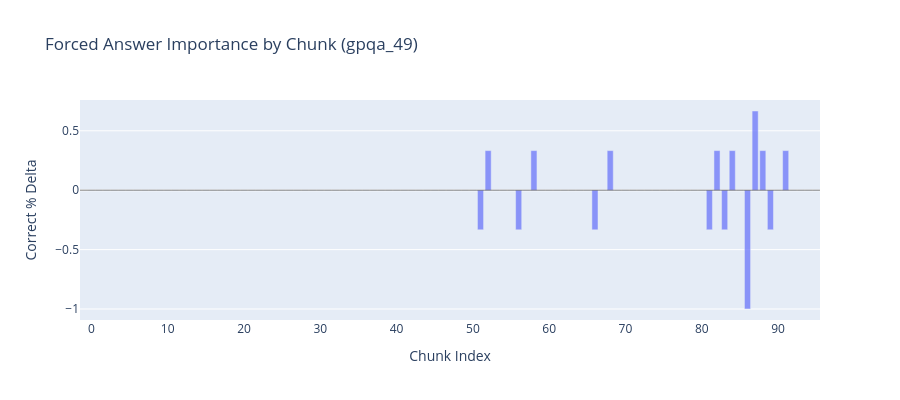

Notebook code cell kept with this figure:
### Code cell
plot_forced_answer_importance(gpqa_49)

### Figure 1 — Plotly figure (JSON) as saved in the notebook; plotly's stock layout.template omitted (floating-point values rounded to 4 significant figures)
{"data": [{"customdata": ["(no prefill)", "tegral over a loop momentum, which introduces a factor of typically (momentum-scale)^dimensionality.", " coupling constants can give a clue. The given expression has α (which is a fine-structure constant?", "actions.\n\nBut how do loops factor in? The number of loops is related to the topology of the diagram.", " number of factors involving the coupling constants and the momenta in the denominator or numerator?", "upling, but in the case of quantum electrodynamics, α is indeed the dimensionless coupling constant.", "^{-epsilon} (or similar) depending on the dimension where ε is the parameter away from 4 dimensions.", "^2 coming from loop integrals.\n\nWait, perhaps each loop would contribute a factor of 1/(4π)^2 in 4D.", "or related to the 'volume' of momentum space integral, but since it's divergent, people regulate it.", "4π)^((something per loop) times loops). Wait, 1/(4π)^2 per loop would give 1/(4π)^6 for three loops?", " and g^2. The power of the coupling constants would depend on the number of vertices in the diagram.", "erent.\n\nWait, in QED, each vertex is order e^2 (since the electron-photon vertex is ∝ α = e^2/(4π)).", "diagrams between the number of loops, the number of vertices (V), and the number of propagators (P).", "s) is equal to the number of internal lines minus (number of vertices -1). Wait, but more precisely:", "nes) - (number of vertices -1).\n\nHence,\n\nL = (Pi) - V + 1,\n\nwhere Pi = internal lines, V = vertices.", "tion term e \\bar{\\psi} γ^μ A_μ ψ, which gives a vertex with three legs (electron, photon, electron).", "ree vertices contributing α and two vertices contributing g² (total vertices of two different types?", "les, say fermion, photon, and scalar (if the couplings involve both vector and scalar interactions).", "QED-like vertices (3 legs) and those with g correspond to, say, Yukawa interaction vertices (4 legs:", " 1/(4π)^2, then 3 loops would give three factors of 1/(4π)^2 multiplied, so (1/(4π)^2)^3 = 1/(4π)^6.", "^{-ε} (with ε=4-D), so in 4 dimensions, it could be a factor of some Gamma functions times 1/(4π)^2?", "nvolving things like ln(Q/M), where Q is typical momentum of the process, and M is the cutoff scale.", "ch loop introduces a factor of something proportional to 1/(Q/M)^{something}, but here it's (Q/M)^2.", " 2E,\n\nwhere L is the number of loops and E is the number of external legs (photon legs for example).", " the external momentum Q is in the argument, but we might need to assume a specific type of diagram.", "omplicating.\n\nAlternatively, the standard formula in four dimensions for the degree of divergence is", " scales as 4 dimensions per loop). Each loop momentum appears in propagators and vertices and so on.", "h propagator is ~1/p²), and numerators from vertices might contribute, but in scalar QFT they don't.", "nus 2P (since each propagator is 1/k^2, so contributes -2 to the momentum dimension per propagator).", "tude from propagators and vertices).\n\nWait, in φ^4 theory, each vertex contributes 0 mass dimension?", "(since each internal line is associated with a propagator ~1/k², so contributes a -2 per propagator?", "tes +4.\n\nThus,\n\nD = 4L - 2P,\n\nwhere P is the number of internal lines.\n\nWait, yes, this seems right.", "gence D =2. Because when you regulate divergent diagrams, you can often write the amplitude as (Q^D.", "stitute back into D,\n\nD = D = 4L - 2P = (4P -4V +4) - 2P = 2P -4V +4,\n\nHmm, not sure, but since D=2,", "s = P + E.\n\nEach vertex has a certain number of legs. Let's say each of the V vertices has v_i legs.", "h contributes 3 legs, and those from g are four-leg (like scalar vertices), each contributes 4 legs.", "nce P must be integer. So that’s impossible.\n\nAlternatively, suppose it is four-point function (E=4)", "aybe α vertices are four-point (quartic vertices like φ^4 interactions). Let me think through again.", "of external legs, but again not sure.\n\nAlternatively, this approach is too fraught with assumptions.", "integrals?), though actually cross-sections and amplitudes have dimensions depending on the process.", "erefore the (Q/M)^2 is the only dimensional (or rather, dimensionless) part, just the ratio squared.", " possibility.\n\nSecond, the power of (Q/M)^2 would imply that the diagram is quadratically divergent:", "ld be 3.\n\nBut in the problem, the coupling constants involve alpha^3 and g^2, which is (coupling)^5?", " with coupling constant α (each contributing α) and 2 vertices with g (each g), totaling 5 vertices.", "5,\n\nP=9,\n\nSo Euler gives loops L = P - V +1=9-5+1=5 loops? Wait,\n\nWait Euler equation L = P - V + 1,", "es, so from vertex legs:\n\nTotal legs contributed by vertices,\n\nSuppose each vertex is of degree d_i,", "ertices have 4 legs.\n\nThus,\n\nTotal legs from vertices: 3×3 (α vertices) + 4×2 (g vertices) =9 +8=17,", "uration?\n\nWait, if vertices contributing α are 3-legged (quark-photon vertices, say), three of them,", "ly don't carry coupling constants like g squared terms, unless there are mass renormalization terms.", "tors and vertices, so the number of loops L is related to the total power of the coupling constants.", "= L + V -1= L +5 -1=L+4,\n\nsubstitute into first equation,\n\n4L -2(L +4) =2 ⇒4L -2L -8=2 ⇒2L=10 ⇒ L=5.", "tency, which suggests that perhaps each loop doesn't bring a factor of 1/(4π)^2, but something else.", "∫ k^3 dk,\n\nbut perhaps the remaining factor after renormalization includes constants like (4π)^{-2}.", "se from different contributions, such as the numerator (gamma matrices), or the vertices themselves?", "ectrodynamics, each vertex has a factor of -ieγ_μ, so when squared would give a factor of α≡e²/(4π).", "t's think about a one-loop correction to an electron vertex, like electron-photon vertex correction.", " each (since the interaction term is λφ^3, but in some cases coupling might be defined differently).", "14= -2 → meaning the diagram is convergent,\n\nBut in the given expression, there is a (Q/M)^2 factor.", " five loops,\n\nIf five loops contribute (4π)^{-6},\n\nThen per-loop:\n\n(4π)^{-6} would be (4π^{-2})^{3},", ", perhaps the expression is the product of 3 photons (since alpha^3 might relate to photon vertices?", " For example,\n\nThe symmetry factor (S) would lead to 1/(4pi)^{something} or contribute to constants.", " the Q/M factor is from each loop.\n\nEach loop integrating up to cutoff M, giving factors of M² each?", "ce the regulators like MS-bar, then the remaining terms would have a dimensionless variable (Q/M)^D.", "of (4pi)^4 somewhere else perhaps?\n\nAlternatively the vertices contribute other factors like (4 pi),", "fore, considering α = e^2/(4pi),\n\neach vertex in an amplitude contributes a factor of α/(4pi)^{-1} ?", "ng,\n\nso if the amplitude also has vertices involving g,\n\neach such vertex contributes a factor of g,", "ression,\n\nthe amplitude is,\n\n[symmetry_factor]^{-1} × (vertices_factors) × (loop integrals) × other,", ": sqrt(2)*8.\n\nPutting all together,\n\namplitude ~ ( vertex factors * loop factors ) / symmetry factor", "i^3 * g²) / (sqrt{2}*8) ) × (1/(4pi)^{10)) × (Q/M)^2,\n\nthus,\n\n= alpha^3 g² × sqrt{2}*8 / sqrt{2}*8 ?", " sqrt(2) *8 * ... so,\n\nWait,\n\nTo have 1/(sqrt(2)*8)^{-1} would require the numerator have sqrt(2)*8,", "alpha vertex contributes 4pi fact),\n\nloops contribute (4pi)^{-10} (five loops each with (4pi)^{-2}),", "sqrt(2)*8 * [ 1/(4pi)^6 ] (Q/M)^2,\n\nSo my computed coefficient, up to other constants involving Q/M,", "D. The Feynman rule for a QED vertex is -ieγμ.\n\nThe vertex coefficient is then ( -ieγμ ) per vertex,", "\ntherefore, the total coupling factor is (e^2)^{n/2}/(4pi)^{n/2} (since alpha has denominator 4pi ),", " ~ (4pi)^{D/2} ...,\n\nbut this is getting too complex.\n\nAlternatively, considering the given problem,", " multiple identical propagators or vertices,\n\nso the symmetry factor S is,\n\nfor a diagram with, say,", "s which give constants),\n\nso suppose:\n\nSymmetry factor is S,\n\nthen 1/S contributes to the constants,", "overall 1/(4 pi)^6,\n\nthe number of loops must be 3,\n\nso 3 loops,\n\nso if the diagram has three loops,", "is the opposite,\n\nThus possibly,\n\nit's a quadratically divergent diagram (D=2 ),\n\nrequiring 5 loops,", ")^5*( loops 4pi^{-10}) = (4pi)^{-5},\n\n and symmetry factor or other terms contribute another (4pi)^?", "5},\n\nthen symmetry factor,\n\nSuppose symmetry factor is sqrt(2)*8,\n\n thus,\n\nThe coefficient would be,", "α*(4π),\n\nbecause α = e²/(4π),\n\nso e² = α*(4π),\n\nso each vertex has a coupling factor of e² = α*(4π),", ":\n\nalpha³ g² sqrt(2)*8 / (4 pi)^6.\n\n Thus,\n\n[ α³ g² / (4π)^7 ] / S = α³ g² * ( sqrt(2)*8 )/(4 pi)^6,", "which could come from some internal lines being distinguishable via gauge indices or something else,", "the only way to get the 1/(4 pi)^6 from five loops and vertices contributions,\n\n we need five loops,", "is -2,\n\n but then the factor (Q/M)^2 is coming from?\n\n maybe,\n\n a convergent diagram's integral has,", "f which loop contributed are upside down.\n\nPerhaps the Q/M is swapped,\n\n but problem states (Q/M)^2,", "ps,\n\n therefore five loops.\n\n Then,\n\n the loop integrals give factors of 1/(4pi)^{2×5}=1/(4pi)^{10},", "erms,\n\n,\n\n,\n\n,\n\n,\n\n,\n\n thus total vertex terms contribute,\n\n,\n\n,\n\n,\n\n,\n\n,\n\n,\n\n alpha^3 g² × (4pi)^3,", "\n\n,\n\n,\n\n,\n\n,\n\n,\n\n,\n\n,\n\n,\n\n,\n\n,\n\n,\n\n,\n\n,\n\n,\n\n,\n\n,\n\n,\n\n,\n\n,\n\n,\n\n,\n\n,\n\n,\n\n,\n\n,\n\n,\n\n\n,\n\n,\n\n,\n\n,\n\n,\n\n,\n\n,", "\n\n,\n\n,\n\n,\n\n,\n\n,\n\n,\n\n,\n\n,\n\n,\n\n,\n\n \n\n problem expression has,\n\n,\n\n,\n\n,\n\nalpha^3 g^2 sqrt(2)*8/(4pi)^6,", "6 的话，\n\n,\n\n 如果 three loops each contribute 1/(4pi)^ squared,\n\n,\n\n,\n\n,\n\n,\n\n则 5个循环将带來的 1/(4 pi)^{10} ，,", " divergence 结果 conflict,\n\n perhaps the 茶渍 破坏了 other terms 所以 we can't rely on the divergence degree.", "hree loops,\n\n即使 the vertex count 和 divergence degree 不一致, may due to missing informations in the 問題.", "e alpha vertices 有 4 legs each (like phi^4 的顶点), and the g vertices 有 3 legs (就像 fermion vertices),,", "ative,\n\n\n,\n\n\n,\n\n\n\n,\n\n然而, the given 公式有 (Q/M)^2 positive exponent,\n\n\n 这可能 suggest that 我们应该 consider,", "op 的 contribute to the  (4 pi)^{-6} factor，\n\n the answer 是 three loops.\n\n\n\n综上， the 答案 是 three loops."], "hovertemplate": "<b>Chunk %{x}</b><br>Delta: %{y:.4f}<br>...%{customdata}<extra></extra>", "opacity": 0.7, "type": "bar", "x": [-1, 0, 1, 2, 3, 4, 5, 6, 7, 8, 9, 10, 11, 12, 13, 14, 15, 16, 17, 18, 19, 20, 21, 22, 23, 24, 25, 26, 27, 28, 29, 30, 31, 32, 33, 34, 35, 36, 37, 38, 39, 40, 41, 42, 43, 44, 45, 46, 47, 48, 49, 50, 51, 52, 53, 54, 55, 56, 57, 58, 59, 60, 61, 62, 63, 64, 65, 66, 67, 68, 69, 70, 71, 72, 73, 74, 75, 76, 77, 78, 79, 80, 81, 82, 83, 84, 85, 86, 87, 88, 89, 90, 91, 92, 93, 94, 95], "y": [NaN, 0.0, 0.0, 0.0, 0.0, 0.0, 0.0, 0.0, 0.0, 0.0, 0.0, 0.0, 0.0, 0.0, 0.0, 0.0, 0.0, 0.0, 0.0, 0.0, 0.0, 0.0, 0.0, 0.0, 0.0, 0.0, 0.0, 0.0, 0.0, 0.0, 0.0, 0.0, 0.0, 0.0, 0.0, 0.0, 0.0, 0.0, 0.0, 0.0, 0.0, 0.0, 0.0, 0.0, 0.0, 0.0, 0.0, 0.0, 0.0, 0.0, 0.0, 0.0, -0.3333, 0.3333, 0.0, 0.0, 0.0, -0.3333, 0.0, 0.3333, 0.0, 0.0, 0.0, 0.0, 0.0, 0.0, 0.0, -0.3333, 0.0, 0.3333, 0.0, 0.0, 0.0, 0.0, 0.0, 0.0, 0.0, 0.0, 0.0, 0.0, 0.0, 0.0, -0.3333, 0.3333, -0.3333, 0.3333, 0.0, -1.0, 0.6667, 0.3333, -0.3333, 0.0, 0.3333, 0.0, 0.0, 0.0, 0.0]}], "layout": {"height": 400, "shapes": [{"line": {"color": "black", "width": 0.5}, "type": "line", "x0": 0, "x1": 1, "xref": "x domain", "y0": 0, "y1": 0, "yref": "y"}], "title": {"text": "Forced Answer Importance by Chunk (gpqa_49)"}, "width": 900, "xaxis": {"title": {"text": "Chunk Index"}}, "yaxis": {"title": {"text": "Correct % Delta"}}}}
